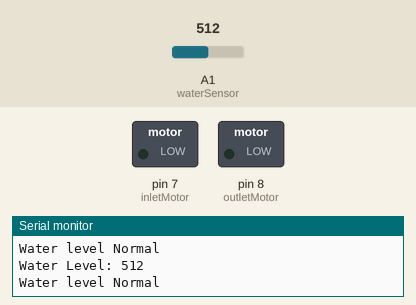
The sketch below on a simulated Arduino Uno, built with avr-gcc and run on an emulated ATmega328P. Shown: switched loads named in the sketch (green lamp = pin HIGH), the last lines printed to the serial monitor. Inputs (shaded band) come from the test bench; at power-on: A1 (waterSensor) = 512.

Above: at 3.8 s.
3.9 s: A1 (waterSensor) set to 684
7.8 s: A1 (waterSensor) set to 709
At 9.3 s:
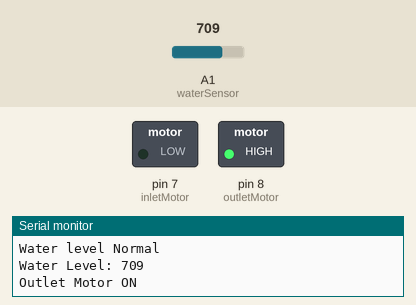
11.7 s: A1 (waterSensor) set to 290
At 12.8 s:
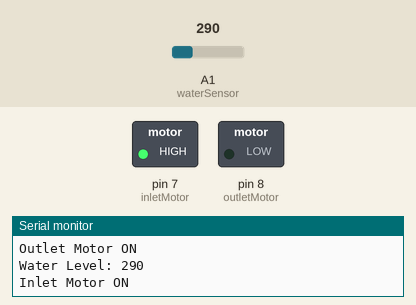
15.6 s: A1 (waterSensor) set to 310
At 18.6 s:
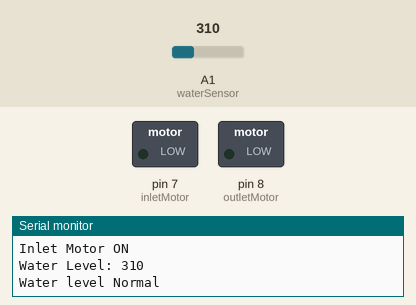
19.5 s: A1 (waterSensor) set to 122
At 22.1 s:
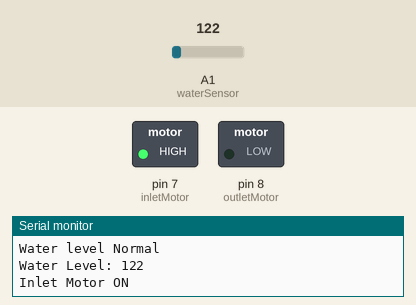
Timing chart, 0 to 23.6 s (numbered marks = the images above; inputs shaded):
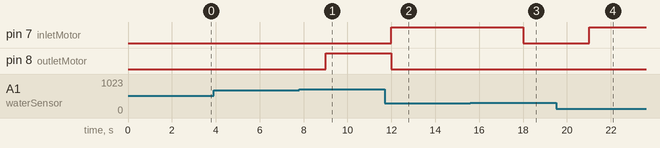

The sketch:

Water_Level_Control.ino
```cpp
#define waterSensor A1
#define inletMotor 7
#define outletMotor 8

void setup() {
  Serial.begin(9600);
  pinMode(inletMotor, OUTPUT);
  pinMode(outletMotor, OUTPUT);
}

void loop() {
  int waterLevel = analogRead(waterSensor);
  Serial.print("Water Level: ");
  Serial.println(waterLevel);

  if (waterLevel < 300) {
    digitalWrite(inletMotor, HIGH);
    digitalWrite(outletMotor, LOW);
    Serial.println("Inlet Motor ON");
  }
  else if (waterLevel > 700) {
    digitalWrite(inletMotor, LOW);
    digitalWrite(outletMotor, HIGH);
    Serial.println("Outlet Motor ON");
  }
  else {
    digitalWrite(inletMotor, LOW);
    digitalWrite(outletMotor, LOW);
    Serial.println("Water level Normal");
  }

  delay(3000);
}
```

Measured:
- the behaviour switches between 700 and 701 on A1 (waterSensor) (found by bisection; images 0 and 1)
- the behaviour switches between 299 and 300 on A1 (waterSensor) (found by bisection; images 2 and 3)
- after the input at 7.8 s, pin 8 (outletMotor): LOW → HIGH after 1.2 s
- after the input at 11.7 s, pin 7 (inletMotor): LOW → HIGH after 0.30 s; pin 8 (outletMotor): HIGH → LOW after 0.30 s
- after the input at 15.6 s, pin 7 (inletMotor): HIGH → LOW after 2.4 s
- after the input at 19.5 s, pin 7 (inletMotor): LOW → HIGH after 1.5 s
